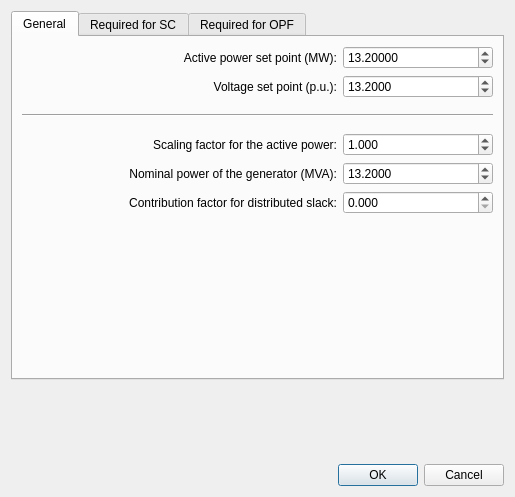
<?xml version="1.0" encoding="UTF-8"?>
<ui version="4.0">
 <class>Dialog</class>
 <widget class="QDialog" name="Dialog">
  <property name="geometry">
   <rect>
    <x>0</x>
    <y>0</y>
    <width>515</width>
    <height>497</height>
   </rect>
  </property>
  <property name="minimumSize">
   <size>
    <width>515</width>
    <height>497</height>
   </size>
  </property>
  <property name="maximumSize">
   <size>
    <width>515</width>
    <height>497</height>
   </size>
  </property>
  <property name="windowTitle">
   <string>Dialog</string>
  </property>
  <layout class="QVBoxLayout" name="verticalLayout">
   <item>
    <widget class="QTabWidget" name="tabWidget">
     <property name="currentIndex">
      <number>0</number>
     </property>
     <widget class="QWidget" name="tab">
      <attribute name="title">
       <string>General</string>
      </attribute>
      <layout class="QVBoxLayout" name="verticalLayout_3">
       <item>
        <layout class="QHBoxLayout" name="horizontalLayout">
         <item>
          <spacer name="horizontalSpacer">
           <property name="orientation">
            <enum>Qt::Horizontal</enum>
           </property>
           <property name="sizeHint" stdset="0">
            <size>
             <width>40</width>
             <height>20</height>
            </size>
           </property>
          </spacer>
         </item>
         <item>
          <widget class="QLabel" name="label">
           <property name="text">
            <string>Active power set point (MW):</string>
           </property>
           <property name="alignment">
            <set>Qt::AlignRight|Qt::AlignTrailing|Qt::AlignVCenter</set>
           </property>
          </widget>
         </item>
         <item>
          <widget class="QDoubleSpinBox" name="p_mw">
           <property name="minimumSize">
            <size>
             <width>150</width>
             <height>0</height>
            </size>
           </property>
           <property name="decimals">
            <number>5</number>
           </property>
           <property name="minimum">
            <double>0.000100000000000</double>
           </property>
           <property name="maximum">
            <double>5000.000000000000000</double>
           </property>
           <property name="singleStep">
            <double>1.000000000000000</double>
           </property>
           <property name="value">
            <double>13.199999999999999</double>
           </property>
          </widget>
         </item>
        </layout>
       </item>
       <item>
        <layout class="QHBoxLayout" name="horizontalLayout_4">
         <item>
          <spacer name="horizontalSpacer_2">
           <property name="orientation">
            <enum>Qt::Horizontal</enum>
           </property>
           <property name="sizeHint" stdset="0">
            <size>
             <width>40</width>
             <height>20</height>
            </size>
           </property>
          </spacer>
         </item>
         <item>
          <widget class="QLabel" name="label_4">
           <property name="text">
            <string>Voltage set point (p.u.):</string>
           </property>
           <property name="alignment">
            <set>Qt::AlignRight|Qt::AlignTrailing|Qt::AlignVCenter</set>
           </property>
          </widget>
         </item>
         <item>
          <widget class="QDoubleSpinBox" name="vm_pu">
           <property name="minimumSize">
            <size>
             <width>150</width>
             <height>0</height>
            </size>
           </property>
           <property name="decimals">
            <number>4</number>
           </property>
           <property name="minimum">
            <double>0.000100000000000</double>
           </property>
           <property name="maximum">
            <double>100.000000000000000</double>
           </property>
           <property name="singleStep">
            <double>0.010000000000000</double>
           </property>
           <property name="value">
            <double>13.199999999999999</double>
           </property>
          </widget>
         </item>
        </layout>
       </item>
       <item>
        <spacer name="verticalSpacer_3">
         <property name="orientation">
          <enum>Qt::Vertical</enum>
         </property>
         <property name="sizeType">
          <enum>QSizePolicy::Fixed</enum>
         </property>
         <property name="sizeHint" stdset="0">
          <size>
           <width>20</width>
           <height>10</height>
          </size>
         </property>
        </spacer>
       </item>
       <item>
        <widget class="Line" name="line">
         <property name="orientation">
          <enum>Qt::Horizontal</enum>
         </property>
        </widget>
       </item>
       <item>
        <spacer name="verticalSpacer_4">
         <property name="orientation">
          <enum>Qt::Vertical</enum>
         </property>
         <property name="sizeType">
          <enum>QSizePolicy::Fixed</enum>
         </property>
         <property name="sizeHint" stdset="0">
          <size>
           <width>20</width>
           <height>10</height>
          </size>
         </property>
        </spacer>
       </item>
       <item>
        <layout class="QHBoxLayout" name="horizontalLayout_5">
         <item>
          <spacer name="horizontalSpacer_3">
           <property name="orientation">
            <enum>Qt::Horizontal</enum>
           </property>
           <property name="sizeHint" stdset="0">
            <size>
             <width>40</width>
             <height>20</height>
            </size>
           </property>
          </spacer>
         </item>
         <item>
          <widget class="QLabel" name="label_5">
           <property name="text">
            <string>Scaling factor for the active power:</string>
           </property>
           <property name="alignment">
            <set>Qt::AlignRight|Qt::AlignTrailing|Qt::AlignVCenter</set>
           </property>
          </widget>
         </item>
         <item>
          <widget class="QDoubleSpinBox" name="scaling">
           <property name="minimumSize">
            <size>
             <width>150</width>
             <height>0</height>
            </size>
           </property>
           <property name="decimals">
            <number>3</number>
           </property>
           <property name="minimum">
            <double>0.000000000000000</double>
           </property>
           <property name="maximum">
            <double>2.000000000000000</double>
           </property>
           <property name="singleStep">
            <double>0.100000000000000</double>
           </property>
           <property name="value">
            <double>1.000000000000000</double>
           </property>
          </widget>
         </item>
        </layout>
       </item>
       <item>
        <layout class="QHBoxLayout" name="horizontalLayout_6">
         <item>
          <spacer name="horizontalSpacer_4">
           <property name="orientation">
            <enum>Qt::Horizontal</enum>
           </property>
           <property name="sizeHint" stdset="0">
            <size>
             <width>40</width>
             <height>20</height>
            </size>
           </property>
          </spacer>
         </item>
         <item>
          <widget class="QLabel" name="label_6">
           <property name="text">
            <string>Nominal power of the generator (MVA):</string>
           </property>
           <property name="alignment">
            <set>Qt::AlignRight|Qt::AlignTrailing|Qt::AlignVCenter</set>
           </property>
          </widget>
         </item>
         <item>
          <widget class="QDoubleSpinBox" name="sn_mva">
           <property name="minimumSize">
            <size>
             <width>150</width>
             <height>0</height>
            </size>
           </property>
           <property name="decimals">
            <number>4</number>
           </property>
           <property name="minimum">
            <double>0.000000000000000</double>
           </property>
           <property name="maximum">
            <double>5000.000000000000000</double>
           </property>
           <property name="singleStep">
            <double>1.000000000000000</double>
           </property>
           <property name="value">
            <double>13.199999999999999</double>
           </property>
          </widget>
         </item>
        </layout>
       </item>
       <item>
        <layout class="QHBoxLayout" name="horizontalLayout_26">
         <item>
          <spacer name="horizontalSpacer_5">
           <property name="orientation">
            <enum>Qt::Horizontal</enum>
           </property>
           <property name="sizeHint" stdset="0">
            <size>
             <width>40</width>
             <height>20</height>
            </size>
           </property>
          </spacer>
         </item>
         <item>
          <widget class="QLabel" name="label_25">
           <property name="text">
            <string>Contribution factor for distributed slack:</string>
           </property>
           <property name="alignment">
            <set>Qt::AlignRight|Qt::AlignTrailing|Qt::AlignVCenter</set>
           </property>
          </widget>
         </item>
         <item>
          <widget class="QDoubleSpinBox" name="slack_weight">
           <property name="minimumSize">
            <size>
             <width>150</width>
             <height>0</height>
            </size>
           </property>
           <property name="decimals">
            <number>3</number>
           </property>
           <property name="minimum">
            <double>0.000000000000000</double>
           </property>
           <property name="maximum">
            <double>1.000000000000000</double>
           </property>
           <property name="singleStep">
            <double>0.100000000000000</double>
           </property>
           <property name="value">
            <double>0.000000000000000</double>
           </property>
          </widget>
         </item>
        </layout>
       </item>
       <item>
        <spacer name="verticalSpacer_11">
         <property name="orientation">
          <enum>Qt::Vertical</enum>
         </property>
         <property name="sizeHint" stdset="0">
          <size>
           <width>20</width>
           <height>40</height>
          </size>
         </property>
        </spacer>
       </item>
      </layout>
     </widget>
     <widget class="QWidget" name="tab_3">
      <attribute name="title">
       <string>Required for SC</string>
      </attribute>
      <layout class="QVBoxLayout" name="verticalLayout_2">
       <item>
        <layout class="QHBoxLayout" name="horizontalLayout_14">
         <item>
          <spacer name="horizontalSpacer_6">
           <property name="orientation">
            <enum>Qt::Horizontal</enum>
           </property>
           <property name="sizeHint" stdset="0">
            <size>
             <width>40</width>
             <height>20</height>
            </size>
           </property>
          </spacer>
         </item>
         <item>
          <widget class="QLabel" name="label_14">
           <property name="text">
            <string>Rated voltage (kV):</string>
           </property>
           <property name="alignment">
            <set>Qt::AlignRight|Qt::AlignTrailing|Qt::AlignVCenter</set>
           </property>
          </widget>
         </item>
         <item>
          <widget class="QDoubleSpinBox" name="vn_kv">
           <property name="minimumSize">
            <size>
             <width>150</width>
             <height>0</height>
            </size>
           </property>
           <property name="decimals">
            <number>4</number>
           </property>
           <property name="minimum">
            <double>0.000100000000000</double>
           </property>
           <property name="maximum">
            <double>1500.000000000000000</double>
           </property>
           <property name="singleStep">
            <double>1.000000000000000</double>
           </property>
           <property name="value">
            <double>13.199999999999999</double>
           </property>
          </widget>
         </item>
        </layout>
       </item>
       <item>
        <layout class="QHBoxLayout" name="horizontalLayout_2">
         <item>
          <spacer name="horizontalSpacer_7">
           <property name="orientation">
            <enum>Qt::Horizontal</enum>
           </property>
           <property name="sizeHint" stdset="0">
            <size>
             <width>40</width>
             <height>20</height>
            </size>
           </property>
          </spacer>
         </item>
         <item>
          <widget class="QLabel" name="label_2">
           <property name="text">
            <string>Subtransient resistance (Ohm):</string>
           </property>
           <property name="alignment">
            <set>Qt::AlignRight|Qt::AlignTrailing|Qt::AlignVCenter</set>
           </property>
          </widget>
         </item>
         <item>
          <widget class="QDoubleSpinBox" name="rdss_ohm">
           <property name="minimumSize">
            <size>
             <width>150</width>
             <height>0</height>
            </size>
           </property>
           <property name="decimals">
            <number>5</number>
           </property>
           <property name="minimum">
            <double>0.000100000000000</double>
           </property>
           <property name="maximum">
            <double>5000.000000000000000</double>
           </property>
           <property name="singleStep">
            <double>0.001000000000000</double>
           </property>
           <property name="value">
            <double>13.199999999999999</double>
           </property>
          </widget>
         </item>
        </layout>
       </item>
       <item>
        <layout class="QHBoxLayout" name="horizontalLayout_7">
         <item>
          <spacer name="horizontalSpacer_8">
           <property name="orientation">
            <enum>Qt::Horizontal</enum>
           </property>
           <property name="sizeHint" stdset="0">
            <size>
             <width>40</width>
             <height>20</height>
            </size>
           </property>
          </spacer>
         </item>
         <item>
          <widget class="QLabel" name="label_7">
           <property name="text">
            <string>Subtransient reactance (p.u.):</string>
           </property>
           <property name="alignment">
            <set>Qt::AlignRight|Qt::AlignTrailing|Qt::AlignVCenter</set>
           </property>
          </widget>
         </item>
         <item>
          <widget class="QDoubleSpinBox" name="xdss_pu">
           <property name="minimumSize">
            <size>
             <width>150</width>
             <height>0</height>
            </size>
           </property>
           <property name="decimals">
            <number>5</number>
           </property>
           <property name="minimum">
            <double>0.000100000000000</double>
           </property>
           <property name="maximum">
            <double>5000.000000000000000</double>
           </property>
           <property name="singleStep">
            <double>0.001000000000000</double>
           </property>
           <property name="value">
            <double>13.199999999999999</double>
           </property>
          </widget>
         </item>
        </layout>
       </item>
       <item>
        <layout class="QHBoxLayout" name="horizontalLayout_8">
         <item>
          <spacer name="horizontalSpacer_9">
           <property name="orientation">
            <enum>Qt::Horizontal</enum>
           </property>
           <property name="sizeHint" stdset="0">
            <size>
             <width>40</width>
             <height>20</height>
            </size>
           </property>
          </spacer>
         </item>
         <item>
          <widget class="QLabel" name="label_8">
           <property name="text">
            <string>Rated cosine phi:</string>
           </property>
           <property name="alignment">
            <set>Qt::AlignRight|Qt::AlignTrailing|Qt::AlignVCenter</set>
           </property>
          </widget>
         </item>
         <item>
          <widget class="QDoubleSpinBox" name="cos_phi">
           <property name="minimumSize">
            <size>
             <width>150</width>
             <height>0</height>
            </size>
           </property>
           <property name="decimals">
            <number>4</number>
           </property>
           <property name="minimum">
            <double>0.000100000000000</double>
           </property>
           <property name="maximum">
            <double>1.000000000000000</double>
           </property>
           <property name="singleStep">
            <double>0.050000000000000</double>
           </property>
           <property name="value">
            <double>1.000000000000000</double>
           </property>
          </widget>
         </item>
        </layout>
       </item>
       <item>
        <spacer name="verticalSpacer_10">
         <property name="orientation">
          <enum>Qt::Vertical</enum>
         </property>
         <property name="sizeHint" stdset="0">
          <size>
           <width>20</width>
           <height>40</height>
          </size>
         </property>
        </spacer>
       </item>
      </layout>
     </widget>
     <widget class="QWidget" name="tab_2">
      <attribute name="title">
       <string>Required for OPF</string>
      </attribute>
      <layout class="QVBoxLayout" name="verticalLayout_4">
       <item>
        <layout class="QHBoxLayout" name="horizontalLayout_11">
         <item>
          <spacer name="horizontalSpacer_10">
           <property name="orientation">
            <enum>Qt::Horizontal</enum>
           </property>
           <property name="sizeHint" stdset="0">
            <size>
             <width>40</width>
             <height>20</height>
            </size>
           </property>
          </spacer>
         </item>
         <item>
          <widget class="QLabel" name="label_11">
           <property name="text">
            <string>Minimum active power transmission (MW):</string>
           </property>
           <property name="alignment">
            <set>Qt::AlignRight|Qt::AlignTrailing|Qt::AlignVCenter</set>
           </property>
          </widget>
         </item>
         <item>
          <widget class="QDoubleSpinBox" name="min_p_mw">
           <property name="minimumSize">
            <size>
             <width>150</width>
             <height>0</height>
            </size>
           </property>
           <property name="decimals">
            <number>4</number>
           </property>
           <property name="minimum">
            <double>0.000000000000000</double>
           </property>
           <property name="maximum">
            <double>5000.000000000000000</double>
           </property>
           <property name="singleStep">
            <double>1.000000000000000</double>
           </property>
           <property name="value">
            <double>13.199999999999999</double>
           </property>
          </widget>
         </item>
        </layout>
       </item>
       <item>
        <layout class="QHBoxLayout" name="horizontalLayout_15">
         <item>
          <spacer name="horizontalSpacer_11">
           <property name="orientation">
            <enum>Qt::Horizontal</enum>
           </property>
           <property name="sizeHint" stdset="0">
            <size>
             <width>40</width>
             <height>20</height>
            </size>
           </property>
          </spacer>
         </item>
         <item>
          <widget class="QLabel" name="label_15">
           <property name="text">
            <string>Maximum active power transmission (MW):</string>
           </property>
           <property name="alignment">
            <set>Qt::AlignRight|Qt::AlignTrailing|Qt::AlignVCenter</set>
           </property>
          </widget>
         </item>
         <item>
          <widget class="QDoubleSpinBox" name="max_p_mw">
           <property name="minimumSize">
            <size>
             <width>150</width>
             <height>0</height>
            </size>
           </property>
           <property name="decimals">
            <number>4</number>
           </property>
           <property name="minimum">
            <double>0.000000000000000</double>
           </property>
           <property name="maximum">
            <double>5000.000000000000000</double>
           </property>
           <property name="singleStep">
            <double>1.000000000000000</double>
           </property>
           <property name="value">
            <double>13.199999999999999</double>
           </property>
          </widget>
         </item>
        </layout>
       </item>
       <item>
        <spacer name="verticalSpacer_5">
         <property name="orientation">
          <enum>Qt::Vertical</enum>
         </property>
         <property name="sizeType">
          <enum>QSizePolicy::Fixed</enum>
         </property>
         <property name="sizeHint" stdset="0">
          <size>
           <width>20</width>
           <height>10</height>
          </size>
         </property>
        </spacer>
       </item>
       <item>
        <widget class="Line" name="line_2">
         <property name="orientation">
          <enum>Qt::Horizontal</enum>
         </property>
        </widget>
       </item>
       <item>
        <spacer name="verticalSpacer_6">
         <property name="orientation">
          <enum>Qt::Vertical</enum>
         </property>
         <property name="sizeType">
          <enum>QSizePolicy::Fixed</enum>
         </property>
         <property name="sizeHint" stdset="0">
          <size>
           <width>20</width>
           <height>10</height>
          </size>
         </property>
        </spacer>
       </item>
       <item>
        <layout class="QHBoxLayout" name="horizontalLayout_9">
         <item>
          <spacer name="horizontalSpacer_12">
           <property name="orientation">
            <enum>Qt::Horizontal</enum>
           </property>
           <property name="sizeHint" stdset="0">
            <size>
             <width>40</width>
             <height>20</height>
            </size>
           </property>
          </spacer>
         </item>
         <item>
          <widget class="QLabel" name="label_9">
           <property name="text">
            <string>Minimum reactive power injection (Mvar):</string>
           </property>
           <property name="alignment">
            <set>Qt::AlignRight|Qt::AlignTrailing|Qt::AlignVCenter</set>
           </property>
          </widget>
         </item>
         <item>
          <widget class="QDoubleSpinBox" name="min_q_mvar">
           <property name="minimumSize">
            <size>
             <width>150</width>
             <height>0</height>
            </size>
           </property>
           <property name="decimals">
            <number>4</number>
           </property>
           <property name="minimum">
            <double>-5000.000000000000000</double>
           </property>
           <property name="maximum">
            <double>5000.000000000000000</double>
           </property>
           <property name="singleStep">
            <double>1.000000000000000</double>
           </property>
           <property name="value">
            <double>13.199999999999999</double>
           </property>
          </widget>
         </item>
        </layout>
       </item>
       <item>
        <layout class="QHBoxLayout" name="horizontalLayout_12">
         <item>
          <spacer name="horizontalSpacer_13">
           <property name="orientation">
            <enum>Qt::Horizontal</enum>
           </property>
           <property name="sizeHint" stdset="0">
            <size>
             <width>40</width>
             <height>20</height>
            </size>
           </property>
          </spacer>
         </item>
         <item>
          <widget class="QLabel" name="label_12">
           <property name="text">
            <string>Maximum reactive power injection (Mvar):</string>
           </property>
           <property name="alignment">
            <set>Qt::AlignRight|Qt::AlignTrailing|Qt::AlignVCenter</set>
           </property>
          </widget>
         </item>
         <item>
          <widget class="QDoubleSpinBox" name="max_q_mvar">
           <property name="minimumSize">
            <size>
             <width>150</width>
             <height>0</height>
            </size>
           </property>
           <property name="decimals">
            <number>4</number>
           </property>
           <property name="minimum">
            <double>-5000.000000000000000</double>
           </property>
           <property name="maximum">
            <double>5000.000000000000000</double>
           </property>
           <property name="singleStep">
            <double>1.000000000000000</double>
           </property>
           <property name="value">
            <double>13.199999999999999</double>
           </property>
          </widget>
         </item>
        </layout>
       </item>
       <item>
        <spacer name="verticalSpacer_7">
         <property name="orientation">
          <enum>Qt::Vertical</enum>
         </property>
         <property name="sizeType">
          <enum>QSizePolicy::Fixed</enum>
         </property>
         <property name="sizeHint" stdset="0">
          <size>
           <width>20</width>
           <height>10</height>
          </size>
         </property>
        </spacer>
       </item>
       <item>
        <widget class="Line" name="line_3">
         <property name="orientation">
          <enum>Qt::Horizontal</enum>
         </property>
        </widget>
       </item>
       <item>
        <spacer name="verticalSpacer_8">
         <property name="orientation">
          <enum>Qt::Vertical</enum>
         </property>
         <property name="sizeType">
          <enum>QSizePolicy::Fixed</enum>
         </property>
         <property name="sizeHint" stdset="0">
          <size>
           <width>20</width>
           <height>10</height>
          </size>
         </property>
        </spacer>
       </item>
       <item>
        <layout class="QHBoxLayout" name="horizontalLayout_10">
         <item>
          <spacer name="horizontalSpacer_14">
           <property name="orientation">
            <enum>Qt::Horizontal</enum>
           </property>
           <property name="sizeHint" stdset="0">
            <size>
             <width>40</width>
             <height>20</height>
            </size>
           </property>
          </spacer>
         </item>
         <item>
          <widget class="QLabel" name="label_10">
           <property name="text">
            <string>Minimum voltage magnitude (p.u.):</string>
           </property>
           <property name="alignment">
            <set>Qt::AlignRight|Qt::AlignTrailing|Qt::AlignVCenter</set>
           </property>
          </widget>
         </item>
         <item>
          <widget class="QDoubleSpinBox" name="min_vm_pu">
           <property name="minimumSize">
            <size>
             <width>150</width>
             <height>0</height>
            </size>
           </property>
           <property name="decimals">
            <number>4</number>
           </property>
           <property name="minimum">
            <double>0.000000000000000</double>
           </property>
           <property name="maximum">
            <double>2.000000000000000</double>
           </property>
           <property name="singleStep">
            <double>0.010000000000000</double>
           </property>
           <property name="value">
            <double>2.000000000000000</double>
           </property>
          </widget>
         </item>
        </layout>
       </item>
       <item>
        <layout class="QHBoxLayout" name="horizontalLayout_13">
         <item>
          <spacer name="horizontalSpacer_15">
           <property name="orientation">
            <enum>Qt::Horizontal</enum>
           </property>
           <property name="sizeHint" stdset="0">
            <size>
             <width>40</width>
             <height>20</height>
            </size>
           </property>
          </spacer>
         </item>
         <item>
          <widget class="QLabel" name="label_13">
           <property name="text">
            <string>Maximum voltage magnitude (p.u.):</string>
           </property>
           <property name="alignment">
            <set>Qt::AlignRight|Qt::AlignTrailing|Qt::AlignVCenter</set>
           </property>
          </widget>
         </item>
         <item>
          <widget class="QDoubleSpinBox" name="max_vm_pu">
           <property name="minimumSize">
            <size>
             <width>150</width>
             <height>0</height>
            </size>
           </property>
           <property name="decimals">
            <number>4</number>
           </property>
           <property name="minimum">
            <double>0.000000000000000</double>
           </property>
           <property name="maximum">
            <double>2.000000000000000</double>
           </property>
           <property name="singleStep">
            <double>0.010000000000000</double>
           </property>
           <property name="value">
            <double>2.000000000000000</double>
           </property>
          </widget>
         </item>
        </layout>
       </item>
       <item>
        <spacer name="verticalSpacer_12">
         <property name="orientation">
          <enum>Qt::Vertical</enum>
         </property>
         <property name="sizeType">
          <enum>QSizePolicy::Fixed</enum>
         </property>
         <property name="sizeHint" stdset="0">
          <size>
           <width>20</width>
           <height>10</height>
          </size>
         </property>
        </spacer>
       </item>
       <item>
        <widget class="Line" name="line_4">
         <property name="orientation">
          <enum>Qt::Horizontal</enum>
         </property>
        </widget>
       </item>
       <item>
        <spacer name="verticalSpacer_9">
         <property name="orientation">
          <enum>Qt::Vertical</enum>
         </property>
         <property name="sizeType">
          <enum>QSizePolicy::Fixed</enum>
         </property>
         <property name="sizeHint" stdset="0">
          <size>
           <width>20</width>
           <height>10</height>
          </size>
         </property>
        </spacer>
       </item>
       <item>
        <widget class="QCheckBox" name="controllable">
         <property name="text">
          <string>Enforce P, Q and V limits in OPF calculation</string>
         </property>
        </widget>
       </item>
       <item>
        <spacer name="verticalSpacer_2">
         <property name="orientation">
          <enum>Qt::Vertical</enum>
         </property>
         <property name="sizeHint" stdset="0">
          <size>
           <width>20</width>
           <height>40</height>
          </size>
         </property>
        </spacer>
       </item>
      </layout>
     </widget>
    </widget>
   </item>
   <item>
    <spacer name="verticalSpacer">
     <property name="orientation">
      <enum>Qt::Vertical</enum>
     </property>
     <property name="sizeHint" stdset="0">
      <size>
       <width>20</width>
       <height>40</height>
      </size>
     </property>
    </spacer>
   </item>
   <item>
    <widget class="QDialogButtonBox" name="buttonBox">
     <property name="orientation">
      <enum>Qt::Horizontal</enum>
     </property>
     <property name="standardButtons">
      <set>QDialogButtonBox::Cancel|QDialogButtonBox::Ok</set>
     </property>
    </widget>
   </item>
  </layout>
 </widget>
 <resources/>
 <connections>
  <connection>
   <sender>buttonBox</sender>
   <signal>accepted()</signal>
   <receiver>Dialog</receiver>
   <slot>accept()</slot>
   <hints>
    <hint type="sourcelabel">
     <x>248</x>
     <y>254</y>
    </hint>
    <hint type="destinationlabel">
     <x>157</x>
     <y>274</y>
    </hint>
   </hints>
  </connection>
  <connection>
   <sender>buttonBox</sender>
   <signal>rejected()</signal>
   <receiver>Dialog</receiver>
   <slot>reject()</slot>
   <hints>
    <hint type="sourcelabel">
     <x>316</x>
     <y>260</y>
    </hint>
    <hint type="destinationlabel">
     <x>286</x>
     <y>274</y>
    </hint>
   </hints>
  </connection>
 </connections>
</ui>
